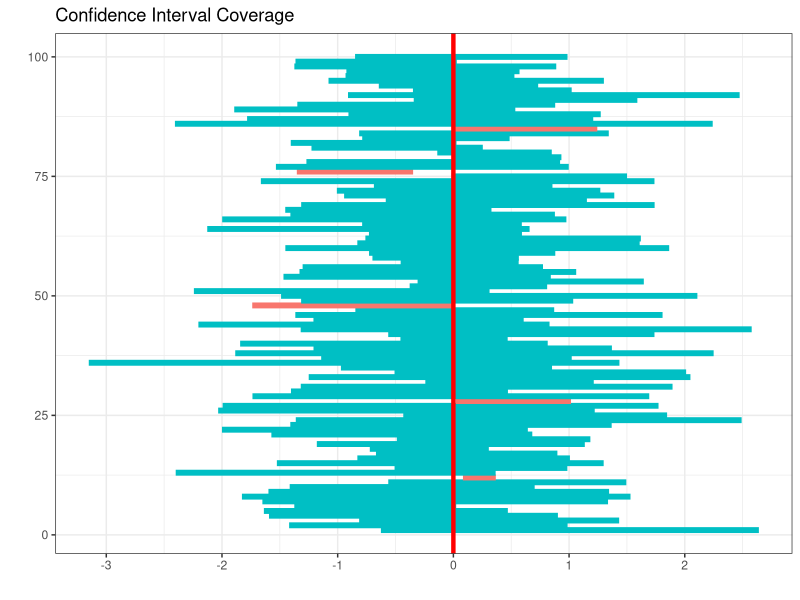

The R script that drew this image:
## ---- chunk 1
knitr::opts_chunk$set(cache = TRUE)
## ---- chunk 2
confidence_interval <- function(x, sd = NA, confidence_level = 0.95) {
  alpha <- 1 - confidence_level
  if (!is.na(sd)) {
    table_value <- qnorm(alpha/2, lower.tail = FALSE)
  } else {
    table_value <- qt(alpha/2, df = length(x) - 1, lower.tail = FALSE)
    sd <- sd(x)
  }
  ci <- mean(x) + c(-1, 1) * table_value * sd / sqrt(length(x))
  names(ci) <- c("Lower Bound", "Upper Bound")
  ci
}
## ---- chunk 3
n <- 5
true_mean <- 0

# Define the population - drawing from a standard normal distribution
data <- rnorm(n, true_mean, 1)
data
## ---- chunk 4
interval <- confidence_interval(data)
interval
## ---- chunk 5
interval[1] < true_mean && true_mean < interval[2]
## ---- chunk 6
data <- rnorm(n, true_mean, 1)
data

interval <- confidence_interval(data)
interval
## ---- chunk 7
n_reps <- 10000
## ---- chunk 8
contains <- numeric(n_reps)
intervals <- matrix(NA, nrow = n_reps, ncol = 2)
for (i in 1:n_reps) {
  data <- rnorm(n, true_mean, 1)
  interval <- confidence_interval(data)
  intervals[i,] <- interval
  contains[i] <- interval[1] < true_mean && true_mean < interval[2]
}

coverage <- mean(contains)
coverage
## ---- chunk 9
intervals <- replicate(n_reps, {
  data <- rnorm(n, true_mean, 1)
  confidence_interval(data)
})

contains <- apply(intervals, 2, prod) < 0

coverage <- mean(contains)
coverage
## ---- chunk 10
library(tidyverse)

intervals <- rerun(n_reps, confidence_interval(rnorm(n, true_mean)))

contains <- map_lgl(intervals, ~prod(.) < 0)

coverage <- mean(contains)
coverage
## ---- chunk 11
coverage + c(-1, 1) * qnorm(0.975) * sqrt(coverage * (1 - coverage)/n_reps)
## ---- chunk 12
intervals_df <- map_df(intervals, ~tibble(lower = .["Lower Bound"], upper = .["Upper Bound"])) %>% 
  mutate(index = 1:n(),
         includes = lower <= true_mean & upper >= true_mean)
## ---- chunk 13
ggplot(head(intervals_df, 100), aes(x = lower, xend = upper, y = index, yend = index)) +
  geom_segment(lineend = "butt", aes(col = includes), show.legend = FALSE, lwd = 2) +
  geom_vline(xintercept = true_mean, col = "red", lwd = 1.5) +
  theme_bw() +
  labs(title = "Confidence Interval Coverage",
       x = "", 
       y = "")
## ---- chunk 14
simulate <- function(ci_function, truth = 0, n_reps = 10000) {
  # ci_function returns a confidence interval for a given set of data
  cov <- apply(replicate(n_reps, ci_function() - truth), 2, prod) < 0
  coverage <- mean(cov)
  # Confidence interval for proportion
  coverage + c(-1, 1) * qnorm(0.975) * sqrt(coverage * (1 - coverage)/n_reps)
}
## ---- chunk 15
simulate(function() confidence_interval(rnorm(5), sd = 1))
simulate(function() confidence_interval(rnorm(5, sd = 1)))
simulate(function() confidence_interval(rnorm(5, sd = 1), sd = 1.5))
## ---- chunk 16
sapply(c(5, 10, 50, 100, 1000), function(n_observations) {
  simulate(function() confidence_interval(rnorm(n_observations)))
})
